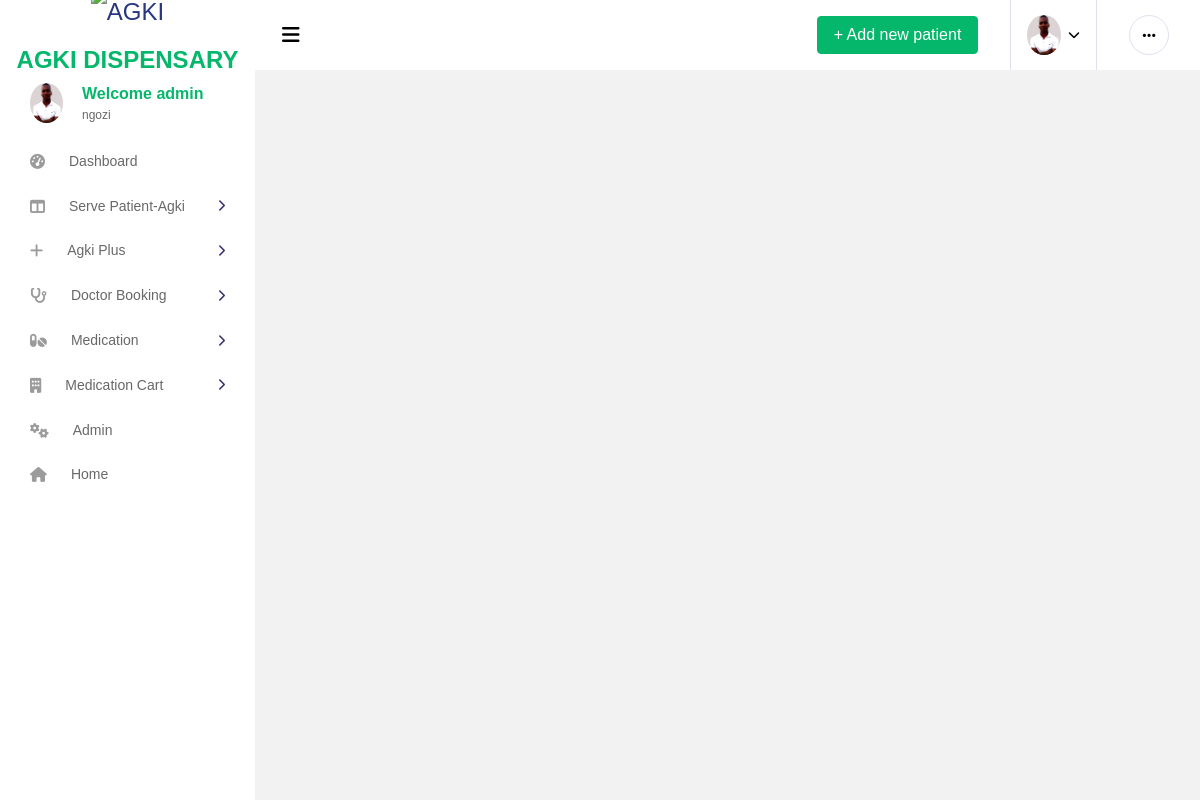
The app's page /base2/ (signed in) with its own data.
### app/models.py (models this page shows, shortened)
class CustomUser(AbstractUser):
    phone = models.CharField(max_length=15, null=True,blank=True)
    location = models.CharField(max_length=30, null=True, blank=True)
    department = models.ForeignKey(Department, on_delete=models.CASCADE, null=True,blank=True)
    reg_no = models.CharField(max_length=10, unique=True)
    age = models.IntegerField(null=True)
    position = models.CharField(max_length=40, null=True,blank=True)
    district = models.CharField(max_length=40, null=True,blank=True)
    ward = models.CharField(max_length=40, null=True,blank=True)
    street = models.CharField(max_length=40, null=True,blank=True)
    image = models.ImageField(upload_to ='media/',blank=True,null=True)
    is_doctor = models.BooleanField(default=False)
    is_laboratorist = models.BooleanField(default=False)
    is_receptionist = models.BooleanField(default=False)
    is_pharmacist = models.BooleanField(default=False)
    is_patient = models.BooleanField(default=True)
    is_seller = models.BooleanField(default=False)
    sms_sent = models.BooleanField(default=False)
    payment_status = models.BooleanField(default=False)
    sms_sent_payment = models.BooleanField(default=False)

class Department(models.Model):
    name = models.CharField(max_length=20)
    descrption = models.CharField(max_length=20)

### app/views.py (the view)
# urls.py: path('base2/', views.base2,name='base2'),
def base2(request):
    return render(request,'app/base2.html')

### app/templates/app/base2.html (shortened to what this page needs)
{% load static %}
{% load i18n %}
<!DOCTYPE html>
<html lang="en">
<head>
  <link href="https://cdn.jsdelivr.net/npm/bootstrap@5.3.0/dist/css/bootstrap.min.css" rel="stylesheet">
  <link rel="stylesheet" href="{% static 'vendors/all.min.css' %}">
  <link rel="stylesheet" href="{% static 'vendors/vendor.bundle.base.css' %}">
  <link rel="stylesheet" href="{% static 'vendors/vendor.bundle.addons.css' %}">
  <link rel="stylesheet" href="{% static 'videos/style.css' %}">
</head>
<body>
  <div class="container-scroller">
    <nav class="navbar col-lg-12 col-12 p-0 fixed-top d-flex flex-row default-layout-navbar">
      <div class="text-center navbar-brand-wrapper d-flex align-items-center justify-content-center">
        <a class="navbar-brand brand-logo" href="{% url 'index' %}"><img src="{% static 'images/logo/logo.png' %}" alt="AGKI" class="logo" style="height: 40px; width: auto;">
          <span style="padding-top: 80px;"><marquee behavior="" direction=""> <b class="text-success"> AGKI DISPENSARY</b></marquee></span>
        </a>
      </div>
      <div class="navbar-menu-wrapper d-flex align-items-stretch">
        <button class="navbar-toggler navbar-toggler align-self-center" type="button" data-toggle="minimize">
          <span class="fas fa-bars"></span>
        </button>
        <ul class="navbar-nav navbar-nav-right">
          <li class="nav-item d-none d-lg-flex">
            <a class="nav-link" href="{% url 'patient' %}">
              <span class="btn btn-success">+ Add new patient</span>
            </a>
          </li>
          <li class="nav-item nav-profile dropdown">
            <a class="nav-link dropdown-toggle" href="#" data-toggle="dropdown" id="profileDropdown">
              {% if user.image %}
              <img src="{{user.image.url}}" alt="AGKI" class="logo" style="height: 40px; width: auto;">
              {% else %}
              <img src="{% static 'ttt.jpg' %}" alt="AGKI" class="logo" style="height: 40px; width: auto;">
              {% endif %}
            </a>
          </li>
          <li class="nav-item nav-settings d-none d-lg-block">
            <a class="nav-link" href="#">
              <i class="fas fa-ellipsis-h"></i>
            </a>
          </li>
        </ul>
      </div>
    </nav>
    <div class="container-fluid page-body-wrapper">
      <nav class="sidebar sidebar-offcanvas" id="sidebar">
        <ul class="nav">
          <li class="nav-item nav-profile">
            <div class="nav-link">
              <div class="profile-image">
                {% if user.image %}
                <img src="{{user.image.url}}" alt="AGKI" class="logo" style="height: 40px; width: auto;">
                {% else %}
                <img src="{% static 'ttt.jpg' %}" alt="AGKI" class="logo" style="height: 40px; width: auto;">
                {% endif %}
              </div>
              <div class="profile-name">
                <p class="name text-success">
                  Welcome {{ user.username }}
                </p>
                <p class="designation">
                  {{user.department.name}}
                </p>
              </div>
            </div>
          </li>
          {% if not user.is_seller  %}
          <li class="nav-item">
            <a class="nav-link" href="{% url 'home' %}">
                <i class="fa fa-tachometer-alt menu-icon"></i>
                <span class="menu-title">Dashboard</span>
            </a>
        </li>
        <li class="nav-item d-lg-block">
          <a class="nav-link" data-toggle="collapse" href="#sidebar-layouts" aria-expanded="false" aria-controls="sidebar-layouts">
            <i class="fas fa-columns menu-icon"></i>
            <span class="menu-title">Serve Patient-Agki</span>
            <i class="menu-arrow"></i>
          </a>
        </li>
        <li class="nav-item d-lg-block">
          <a class="nav-link" data-toggle="collapse" href="#agki-plus" aria-expanded="false" aria-controls="sidebar-layouts">
            <i class="fas fa-plus menu-icon"></i>
            <span class="menu-title">Agki Plus</span>
            <i class="menu-arrow"></i>
          </a>
        </li>
        <li class="nav-item d-lg-block">
          <a class="nav-link" data-toggle="collapse" href="#bookingDoctor" aria-expanded="false" aria-controls="sidebar-layouts">
            <i class="fas fa-stethoscope menu-icon"></i>
            <span class="menu-title">Doctor Booking</span>
            <i class="menu-arrow"></i>
          </a>
        </li>
        {% endif %}
        <li class="nav-item d-lg-block">
          <a class="nav-link" data-toggle="collapse" href="#medication" aria-expanded="false" aria-controls="sidebar-layouts">
            <i class="fas fa-pills menu-icon"></i>
            <span class="menu-title">Medication</span>
            <i class="menu-arrow"></i>
          </a>
        </li>
        <li class="nav-item d-lg-block">
          <a class="nav-link" data-toggle="collapse" href="#medication2" aria-expanded="false" aria-controls="sidebar-layouts">
            <i class="fas fa-building menu-icon"></i>
            <span class="menu-title">Medication Cart</span>
            <i class="menu-arrow"></i>
          </a>
        </li>
        {% if user.is_superuser %}
        <li class="nav-item">
            <a class="nav-link" href="/admin/">
                <i class="fa fa-cogs menu-icon"></i>
                <span class="menu-title">Admin</span>
            </a>
        </li>
        {% endif %}
        <li class="nav-item">
          <a class="nav-link" href="{% url 'index' %}">
              <i class="fa fa-home menu-icon"></i>
              <span class="menu-title">Home</span>
          </a>
        </li>
        </ul>
      </nav>
      <div class="main-panel">
        <div class="content-wrapper">
        </div>
      </div>
    </div>
  </div>
</body>
</html>

### records on screen
CustomUser: image (picture), username "admin", department.name "ngozi"
